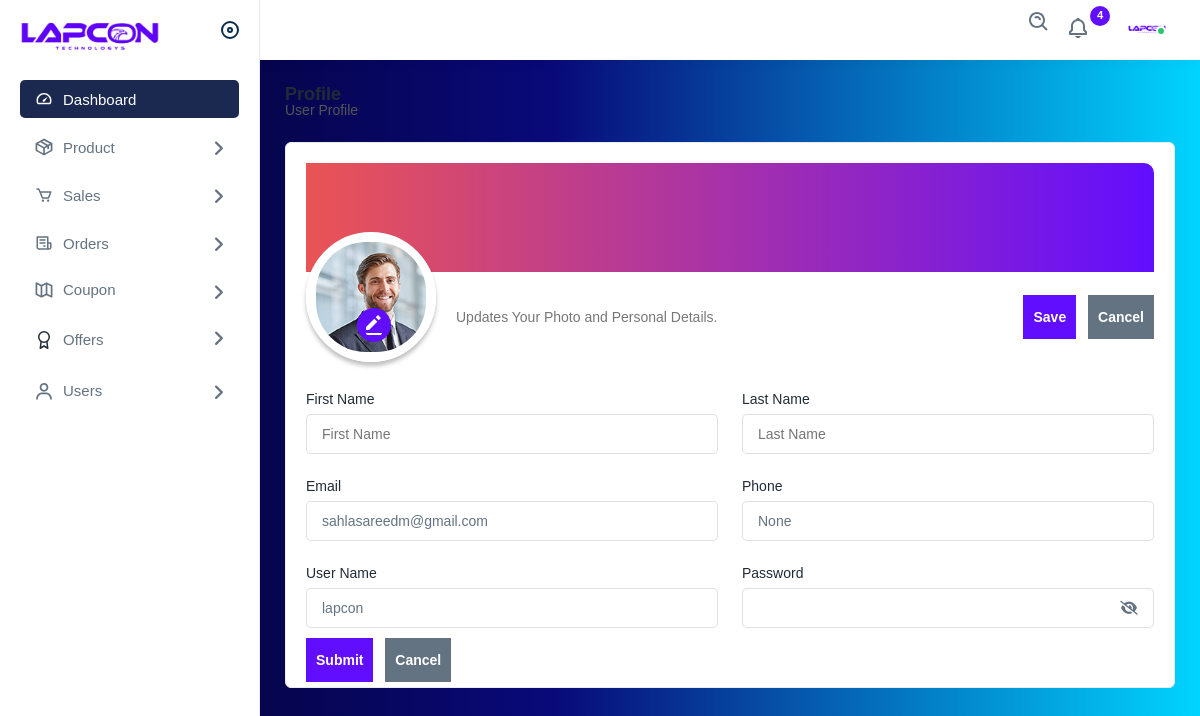
Page /admin_panel/profile/1/ (signed in) on the committed database.
### Users/models.py (models this page shows)
class Custom_User(AbstractUser):
    phone=models.CharField(null=True, max_length=20)
    email=models.EmailField(max_length=50,unique=True)
    profile_pic = models.ImageField(upload_to='profile_pic/%Y/%m/%d/', blank=True, null=True, default='profile_pic/default.jpg')

### admin_panel/views.py (the view)
# urls.py: path('admin_panel/profile/<int:user_id>/', views.profile, name='profile'),
@login_required(login_url='admin_signin')
@user_passes_test(is_staff, login_url='/')
def profile(request, user_id):
    user = User.objects.get(pk=user_id)
    return render(request, 'admin/profile.html',{'user':user})

### admin_panel/views.py (called while the page is built)
def is_staff(user):
    return user.is_staff

### templates/admin/profile.html (shortened to what this page needs)
{% extends 'admin/layout.html' %}
{% load static %}
{% block content %}
    <div class="page-wrapper">
        <div class="content">
            <div class="page-header">
                <div class="page-title">
                    <h4>Profile</h4>
                    <h6>User Profile</h6>
                </div>
            </div>
            <div class="card">
                <div class="card-body">
                    <div class="profile-set">
                        <div class="profile-head">
                        </div>
                        <div class="profile-top">
                            <div class="profile-content">
                                <div class="profile-contentimg">
                                    <img src="{% static 'img_admin/customer/customer5.jpg' %}" alt="img" id="blah">
                                    <div class="profileupload">
                                        <a href="javascript:void(0);"><img src="{% static 'img_admin/icons/edit-set.svg' %}"
                                                alt="img"></a>
                                    </div>
                                </div>
                                <div class="profile-contentname">
                                    <h4>Updates Your Photo and Personal Details.</h4>
                                </div>
                            </div>
                            <div class="ms-auto">
                                <a href="javascript:void(0);" class="btn btn-submit me-2">Save</a>
                                <a href="javascript:void(0);" class="btn btn-cancel">Cancel</a>
                            </div>
                        </div>
                    </div>
                    <div class="row">
                        <div class="col-lg-6 col-sm-12">
                            <div class="form-group">
                                <label>First Name</label>
                                <input type="text" placeholder="First Name" value="{{user.first_name}}">
                            </div>
                        </div>
                        <div class="col-lg-6 col-sm-12">
                            <div class="form-group">
                                <label>Last Name</label>
                                <input type="text" placeholder="Last Name" value="{{user.last_name}}">
                            </div>
                        </div>
                        <div class="col-lg-6 col-sm-12">
                            <div class="form-group">
                                <label>Email</label>
                                <input type="text" placeholder="Email" value="{{user.email}}">
                            </div>
                        </div>
                        <div class="col-lg-6 col-sm-12">
                            <div class="form-group">
                                <label>Phone</label>
                                <input type="text" placeholder="Phone" value="{{user.phone}}">
                            </div>
                        </div>
                        <div class="col-lg-6 col-sm-12">
                            <div class="form-group">
                                <label>User Name</label>
                                <input type="text" placeholder="User Name" value="{{user.username}}">
                            </div>
                        </div>
                        <div class="col-lg-6 col-sm-12">
                            <div class="form-group">
                                <label>Password</label>
                                <div class="pass-group">
                                    <input type="password" class=" pass-input">
                                    <span class="fas toggle-password fa-eye-slash"></span>
                                </div>
                            </div>
                        </div>
                        <div class="col-12">
                            <a href="javascript:void(0);" class="btn btn-submit me-2">Submit</a>
                            <a href="javascript:void(0);" class="btn btn-cancel">Cancel</a>
                        </div>
                    </div>
                </div>
            </div>
        </div>
    </div>
{% endblock %}

### rows in the picture
Custom_User: email "sahlasareedm@gmail.com", phone "None", username "lapcon"
